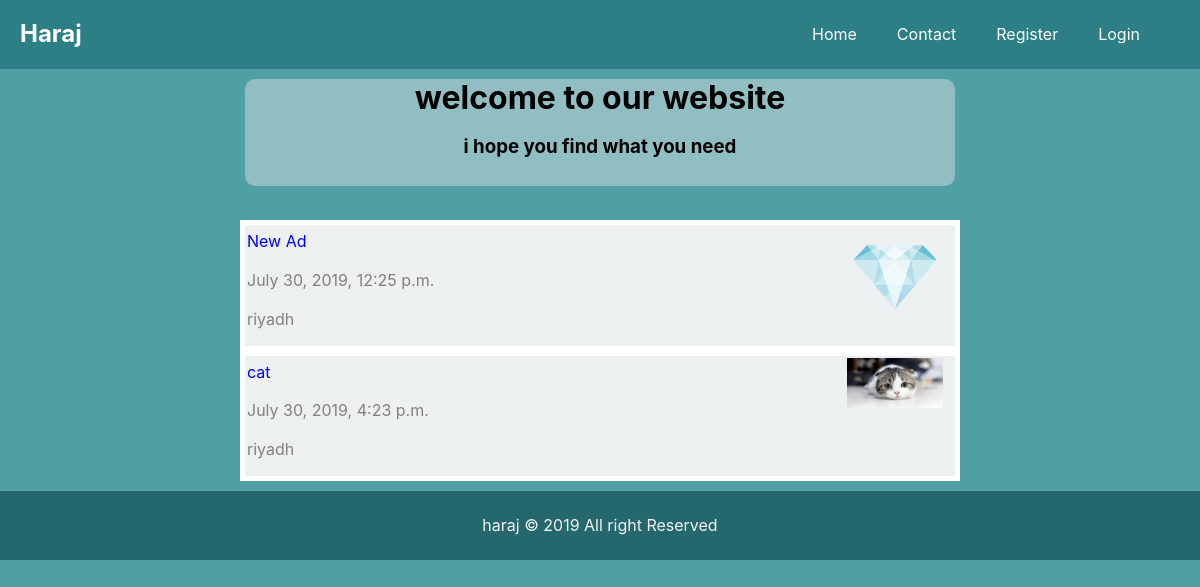
The page / on the database its author committed.
### haraj_app/models.py (models this page shows)
class Add(models.Model):
    name = models.CharField(max_length=20)
    body = models.TextField()
    date = models.DateTimeField(default=timezone.now)
    picture = models.ImageField(upload_to='haraj_pics', blank = True)
    Phone_number = models.CharField(max_length=10)
    city = models.CharField(max_length=10)

### haraj_app/views.py (the view)
# urls.py: path('', views.index,name='home'),
def index(request):
    adds = Add.objects.all()
    data = {
        'adds': adds
    }
    return render(request, 'index.html',data)

### template/index.html (shortened to what this page needs)
{% extends 'base.html' %}
{% block body %}
<div class="container">
    <div class="text">
        <h1>welcome to our website</h1>
        <h3>i hope you find what you need</h3>
    </div>
    <br>
    {% for i in adds %}
    <div class="index">
        <div class="detail">
            <a id="info" href="{% url 'detalis' i.pk %}">{{i.name}}</a>
            <p id="date">{{i.date}}</p>
            <p>{{i.city}}</p>
        </div>
        <img id="img" src="{{i.picture.url}}" alt="Cover Image" width="100px">
    </div>
    {% endfor %}
</div>
{% endblock %}

### static/style.css (style rules this page uses)
* { padding: 0; margin: 0; box-sizing: border-box; }
body { line-height: 1.8rem; background-color: rgb(80, 159, 165); font-family: -apple-system, BlinkMacSystemFont, 'Segoe UI', Roboto, Oxygen, Ubuntu, Cantarell, 'Open Sans', 'Helvetica Neue', sans-serif; }
a { text-decoration: none; color: gray; }
h1,h2,h3 { padding-bottom: 20px; }
p { margin: 10px 0; }
.container { margin: 10px auto; width: 60%; height: 60%; }
.index { padding: 2px; border: 5px white solid; color: gray; background-color:#f4f4f4f4; overflow: hidden; }
.detail { float: left; }
#img { float: right; padding-right: 10px; width: 15%; }
#info { color:blue; }
.text { background-color: rgb(144, 190, 194); padding: 5px; margin: 5px; border-radius: 10px; text-align: center; }

### rows shown on the page
Add: name "New Ad", date "July 30, 2019, 12:25 p.m.", city "riyadh", picture (picture)
Add: name "cat", date "July 30, 2019, 4:23 p.m.", city "riyadh", picture (picture)
